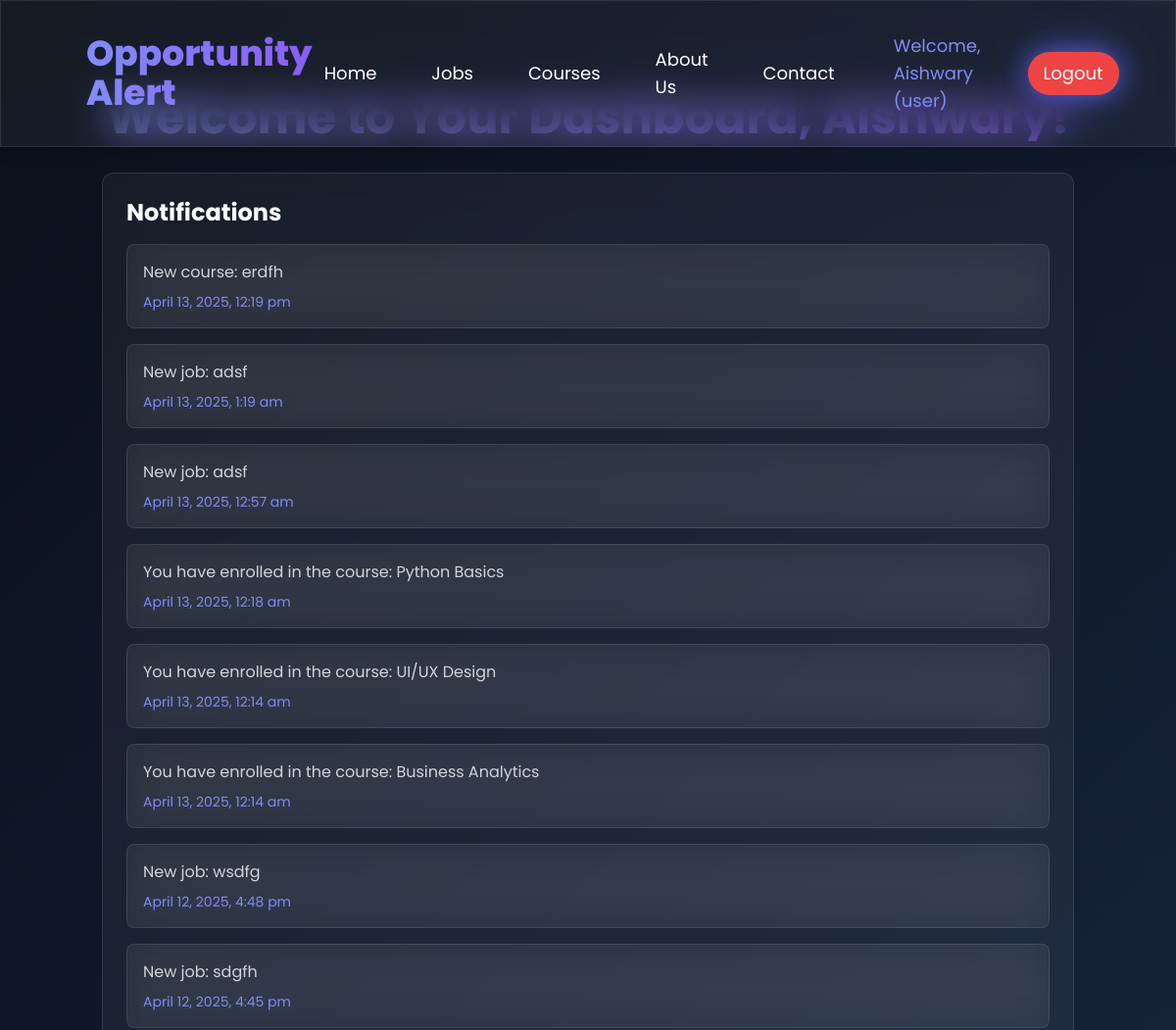
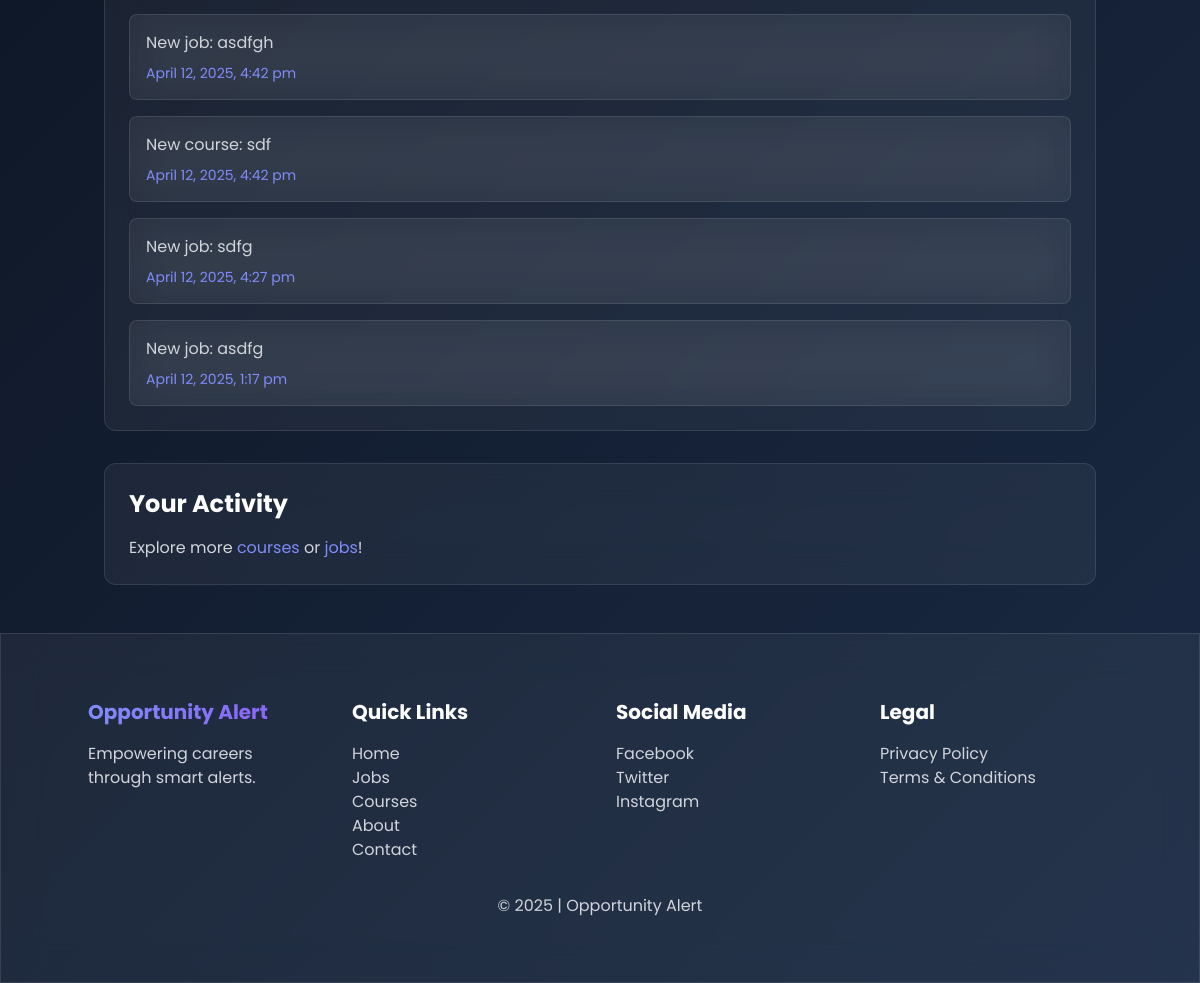
Page /dashboard.php (signed in) on the committed database (2 pictures, top to bottom).
### tables this page shows
CREATE TABLE `users` (
  `id` int(11) NOT NULL,
  `username` varchar(50) NOT NULL,
  `password` varchar(255) NOT NULL,
  `role` enum('user','admin') NOT NULL DEFAULT 'user',
  `email` varchar(100) NOT NULL,
  `created_at` timestamp NOT NULL DEFAULT current_timestamp()
);

CREATE TABLE `notifications` (
  `id` int(11) NOT NULL,
  `user_id` int(11) DEFAULT NULL,
  `type` enum('job','course') NOT NULL,
  `item_id` int(11) NOT NULL,
  `message` varchar(255) NOT NULL,
  `created_at` datetime DEFAULT current_timestamp(),
  `is_read` tinyint(1) DEFAULT 0
);

### dashboard.php (the view, shortened to what this page needs)
<?php
$conn = new mysqli("localhost", "root", "", "opportunity_alert");
$user_id = $_SESSION['user_id'];
$username = "";
$role = "user";
$sql = "SELECT username, role FROM users WHERE id = ?";
$stmt = $conn->prepare($sql);
$stmt->bind_param("i", $user_id);
$stmt->execute();
$result = $stmt->get_result();
if ($row = $result->fetch_assoc()) {
    $username = htmlspecialchars($row['username']);
    $role = $row['role'];
}
$sql = "SELECT message, created_at FROM notifications WHERE user_id = ? ORDER BY created_at DESC";
$stmt = $conn->prepare($sql);
$stmt->bind_param("i", $user_id);
$stmt->execute();
$notifications = $stmt->get_result();
?>
<!DOCTYPE html>
<html lang="en">
<head>
    <link href="https://cdn.jsdelivr.net/npm/tailwindcss@2.2.19/dist/tailwind.min.css" rel="stylesheet">
    <link rel="stylesheet" href="https://cdnjs.cloudflare.com/ajax/libs/animate.css/4.1.1/animate.min.css"/>
    <link rel="stylesheet" href="https://cdnjs.cloudflare.com/ajax/libs/font-awesome/6.4.0/css/all.min.css">
</head>
<body class="text-white min-h-screen">
    <nav class="glass p-4 md:p-6 shadow-lg fixed w-full top-0 z-50">
        <div class="container mx-auto flex flex-col md:flex-row justify-between items-center">
            <h1 class="text-3xl md:text-4xl font-extrabold bg-gradient-to-r from-indigo-400 to-purple-500 bg-clip-text text-transparent animate__animated animate__pulse">Opportunity Alert</h1>
            <div class="mt-4 md:mt-0 space-x-4 md:space-x-8 text-base md:text-lg flex items-center">
                <a href="index.php" class="neon-hover px-3 py-1 rounded-full hover:bg-indigo-500/20 transition">Home</a>
                <a href="jobs.php" class="neon-hover px-3 py-1 rounded-full hover:bg-indigo-500/20 transition">Jobs</a>
                <a href="courses.php" class="neon-hover px-3 py-1 rounded-full hover:bg-indigo-500/20 transition">Courses</a>
                <a href="about.php" class="neon-hover px-3 py-1 rounded-full hover:bg-indigo-500/20 transition">About Us</a>
                <a href="contact.php" class="neon-hover px-3 py-1 rounded-full hover:bg-indigo-500/20 transition">Contact</a>
                <span class="px-4 py-2 text-indigo-400 hover:bg-indigo-500/20 rounded-full transition">Welcome,
                    <a href="dashboard.php" class="hover:underline"><?php echo $username; ?></a>
                    (<?php echo $role; ?>)
                </span>
                <a href="logout.php" class="bg-red-500 px-4 py-2 rounded-full neon-glow">Logout</a>
            </div>
        </div>
    </nav>
    <section class="pt-24 pb-12 container mx-auto px-4">
        <h1 class="text-4xl md:text-5xl font-bold bg-gradient-to-r from-indigo-400 to-purple-500 bg-clip-text text-transparent mb-8 text-center animate__animated animate__fadeIn">
        </h1>
        <div class="glass rounded-xl p-6 mb-8 animate__animated animate__fadeIn">
            <h2 class="text-2xl font-bold mb-4 text-white">Notifications</h2>
            <?php if ($notifications->num_rows > 0): ?>
                <div class="space-y-4">
                    <?php while ($notification = $notifications->fetch_assoc()): ?>
                        <div class="glass rounded-lg p-4 card-hover">
                            <p class="text-gray-300"><?php echo htmlspecialchars($notification['message']); ?></p>
                            <p class="text-sm text-indigo-400 mt-2">
                                <?php echo date('F j, Y, g:i a', strtotime($notification['created_at'])); ?>
                            </p>
                        </div>
                    <?php endwhile; ?>
                </div>
            <?php else: ?>
                <p class="text-gray-300">No notifications yet.</p>
            <?php endif; ?>
        </div>
        <div class="glass rounded-xl p-6">
            <h2 class="text-2xl font-bold mb-4 text-white">Your Activity</h2>
            <p class="text-gray-300">Explore more <a href="courses.php" class="text-indigo-400 hover:underline">courses</a> or <a href="jobs.php" class="text-indigo-400 hover:underline">jobs</a>!</p>
        </div>
    </section>
    <footer class="glass py-16">
        <div class="container mx-auto grid grid-cols-1 md:grid-cols-4 gap-8 text-center md:text-left">
            <div>
                <h3 class="text-xl font-bold mb-4 bg-gradient-to-r from-indigo-400 to-purple-500 bg-clip-text text-transparent">Opportunity Alert</h3>
                <p class="text-gray-300">Empowering careers through smart alerts.</p>
            </div>
            <div>
                <h3 class="text-xl font-bold mb-4">Quick Links</h3>
                <a href="index.php" class="block text-gray-300 hover:text-indigo-400">Home</a>
                <a href="jobs.php" class="block text-gray-300 hover:text-indigo-400">Jobs</a>
                <a href="courses.php" class="block text-gray-300 hover:text-indigo-400">Courses</a>
                <a href="about.php" class="block text-gray-300 hover:text-indigo-400">About</a>
                <a href="contact.php" class="block text-gray-300 hover:text-indigo-400">Contact</a>
            </div>
            <div>
                <h3 class="text-xl font-bold mb-4">Social Media</h3>
                <a href="#" class="block text-gray-300 hover:text-indigo-400">Facebook</a>
                <a href="#" class="block text-gray-300 hover:text-indigo-400">Twitter</a>
                <a href="#" class="block text-gray-300 hover:text-indigo-400">Instagram</a>
            </div>
            <div>
                <h3 class="text-xl font-bold mb-4">Legal</h3>
                <a href="#" class="block text-gray-300 hover:text-indigo-400">Privacy Policy</a>
                <a href="#" class="block text-gray-300 hover:text-indigo-400">Terms & Conditions</a>
            </div>
        </div>
        <p class="text-center text-gray-300 mt-8">© 2025 | Opportunity Alert</p>
    </footer>
</body>
</html>

### dashboard.php (style rules this page uses)
body { background: linear-gradient(135deg, #0a0f1a 0%, #1a2a44 100%); font-family: 'Poppins', sans-serif; overflow-x: hidden; }
.glass { background: rgba(255, 255, 255, 0.05); backdrop-filter: blur(20px); border: 1px solid rgba(255, 255, 255, 0.1); }
.neon-glow { box-shadow: 0 0 25px rgba(99, 102, 241, 0.8), 0 0 50px rgba(99, 102, 241, 0.4); }

### rows in the picture
users: username "Aishwary", role "user"
notifications: message "New course: erdfh", created_at "April 13, 2025, 12:19 pm"
notifications: message "New job: adsf", created_at "April 13, 2025, 1:19 am"
notifications: message "New job: adsf", created_at "April 13, 2025, 12:57 am"
notifications: message "You have enrolled in the course: Python Basics", created_at "April 13, 2025, 12:18 am"
notifications: message "You have enrolled in the course: UI/UX Design", created_at "April 13, 2025, 12:14 am"
notifications: message "You have enrolled in the course: Business Analytics", created_at "April 13, 2025, 12:14 am"
notifications: message "New job: wsdfg", created_at "April 12, 2025, 4:48 pm"
notifications: message "New job: sdgfh", created_at "April 12, 2025, 4:45 pm"
notifications: message "New job: asdfgh", created_at "April 12, 2025, 4:42 pm"
notifications: message "New course: sdf", created_at "April 12, 2025, 4:42 pm"
notifications: message "New job: sdfg", created_at "April 12, 2025, 4:27 pm"
notifications: message "New job: asdfg", created_at "April 12, 2025, 1:17 pm"
